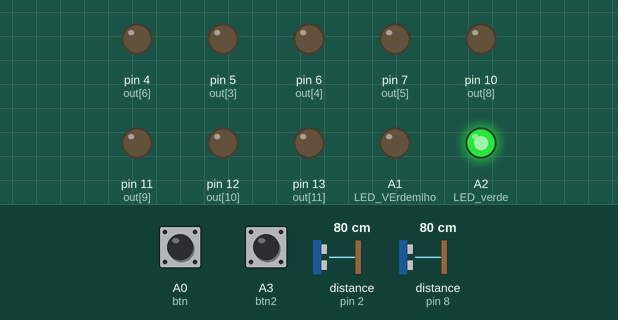
A program run on a simulated Arduino Uno, built with avr-gcc and run on an emulated ATmega328P. On the bench: output pins drawn as LEDs (lit = HIGH). Dashed ring = blinking. The test bench sets the inputs (shaded band); at power-on: A0 (btn) HIGH, distance to the obstacle (sensors on pin 2, pin 8) 80 cm, A3 (btn2) HIGH. The echo pulse lasts 58.3 µs per cm; EEPROM starts erased; pins used as bus, display or sensor lines are not drawn.

Above: at 2.7 s.
2.8 s: A0 (btn) pulled LOW for 3.2 s
At 3.3 s:
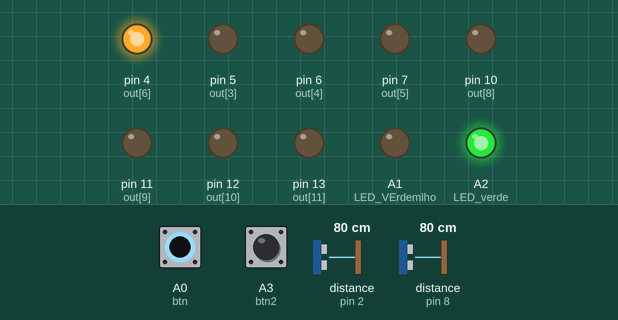
7.5 s: distance to the obstacle (sensor on pin 2) set to 2 cm
10.5 s: A3 (btn2) pulled LOW for 0.15 s
13.6 s: A0 (btn) pulled LOW for 0.15 s
At 13.8 s:
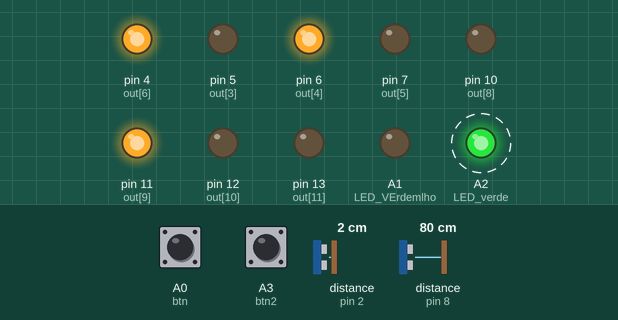
19.6 s: A0 (btn) pulsed LOW 2 times (0.12 s each, 0.3 s apart)
At 22.07 s:
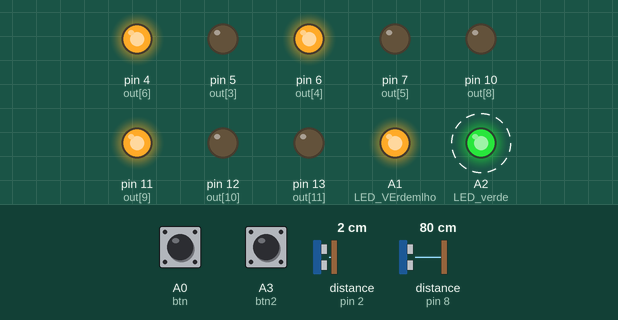
Timing chart, 0 to 23.8 s (numbered marks = the images above; inputs shaded):
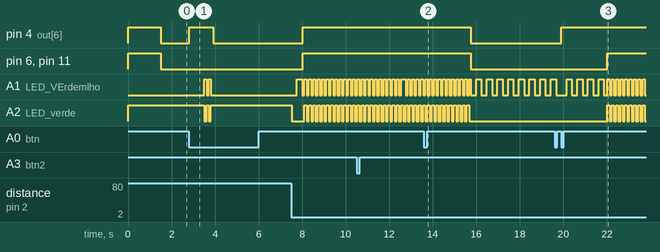

The program:

main.cpp
```cpp
#include <Arduino.h>
#include <EEPROM.h>

#define LED_verde A2
#define LED_VErdemlho A1
#define btn A0
#define btn2 A3

#define nmedia 3

int vet_media1[nmedia];
int vet_media2[nmedia];

long tempPisca, tempPisca2, temp, temp2, tempbtn, tempbtn2;
int cont = 0;
bool flag, flag2, flag3, flag4, flagbtn, flagbtn_2, flagbtn2, flagbtn2_2, flagmenu;
int nalunos;

byte in[] = {2, 8};                                                        //Pinos de entrada
byte in_pull[] = {btn, btn2};                                              //Pinos de entrada com pullup
byte out[] = {LED_verde, LED_VErdemlho, 3, 5, 6, 7, 4, 9, 10, 11, 12, 13}; //pinos de saída

int dist_1(void);
int dist_2(void);
void entrada(void);
void saida(void);
void logica(void);
void menu(void);

void num(byte n);

void setup()
{
  Serial.begin(9600);
  nalunos = EEPROM.read(0);

  for (byte i = 0; i < sizeof(in); i++)
    pinMode(in[i], INPUT);
  for (byte i = 0; i < sizeof(in_pull); i++)
    pinMode(in_pull[i], INPUT_PULLUP);
  for (byte i = 0; i < sizeof(out); i++)
    pinMode(out[i], OUTPUT);

  digitalWrite(LED_verde, HIGH);

  num(nalunos);
  delay(1500);
}

void loop()
{
  //Serial.println(dist_1());
  //Serial.println(dist_2());
  if (digitalRead(btn2)  && flagbtn2 == LOW && (millis() - tempbtn2) > 90)
  {
    tempbtn2 = millis();
    flagbtn2 = HIGH;
  }
  if (digitalRead(btn2) == LOW && flagbtn2)
  {
    flagbtn2 = LOW;
    flagbtn2_2 = LOW;
    if ((millis() - tempbtn2) < 1500 && flagmenu == LOW && cont != 0)
    {
      cont--;
      digitalWrite(LED_verde, HIGH);
      digitalWrite(LED_VErdemlho, LOW);
      flag = LOW;
      flag2 = LOW;
    }
    if (flagmenu)
    {
      if(nalunos != 0)nalunos--;
    }
  }

  if ((millis() - tempbtn2) > 2000 && flagbtn2 && flagbtn2_2 == LOW)
  {
    cont = 0;
    digitalWrite(LED_verde, HIGH);
    digitalWrite(LED_VErdemlho, LOW);
    flag = LOW;
    flag2 = LOW;
    for (byte i = 0; i < 4; i++)
    {
      digitalWrite(LED_verde, !digitalRead(LED_verde));
      digitalWrite(LED_VErdemlho, !digitalRead(LED_VErdemlho));
      delay(100);
    }
    flagbtn2_2 = HIGH;
  }
  /////////////////////////////////////////////////////////////////////////////
  if (digitalRead(btn)  && flagbtn == LOW && (millis() - tempbtn) > 90)
  {
    flagbtn = HIGH;
    tempbtn = millis();
    flagbtn_2 = LOW;
  }

  if (digitalRead(btn) == LOW && flagbtn)
  {
    flagbtn = LOW;

    if ((millis() - tempbtn) < 1500 && flagmenu == LOW )
    {
      if (cont < nalunos) cont++;
      flag = LOW;
      flag2 = LOW;
      if (cont < nalunos && flagmenu == LOW)
      {
        digitalWrite(LED_verde, HIGH);
        digitalWrite(LED_VErdemlho, LOW);
      }
    }
    if (flagmenu && flagbtn_2 == LOW && (millis() - tempbtn) < 2000)
    {
      nalunos++;
    }
  }

  if ((millis() - tempbtn) > 2000 && flagbtn && flagbtn_2 == LOW)
  {
    flagmenu = !flagmenu;
    flag = LOW;
    flag2 = LOW;
    if (cont < nalunos && flagmenu == LOW)
    {
      digitalWrite(LED_verde, HIGH);
      digitalWrite(LED_VErdemlho, LOW);
    }
    EEPROM.write(0, nalunos);
    flagbtn_2 = HIGH;
  }
  ////////////////////////////////////////////////////////////////////////////////
  if (flagmenu == LOW)
  {
    logica();
  }
  else
  {
    menu();
  }
}
////////////////////////////////////////////////////////////////////////////////
void menu(void)
{

  if ((millis() - tempPisca) > 100)
  {
    digitalWrite(LED_VErdemlho, !digitalRead(LED_VErdemlho));
    digitalWrite(LED_verde, !digitalRead(LED_verde));
    tempPisca = millis();
  }

  num(nalunos);
}
////////////////////////////////////////////////////////////////////////////////
void logica(void)
{
  num(cont);

  if (cont < nalunos)
  {
    entrada();
  }
  else if (flag2 == LOW)
  {
    digitalWrite(LED_verde, LOW);
    digitalWrite(LED_VErdemlho, HIGH);
  }

  saida();

  if (flag3 == HIGH && dist_2() > 15)
  {
    flag3 = LOW;
    Serial.println("Reset Flag 3");
    delay(1000);
  }

  if (flag4 == HIGH && dist_1() > 15)
  {
    flag4 = LOW;
    Serial.println("Reset Flag 4");
    delay(1000);
  }
}
////////////////////////////////////////////////////////////////////////////////
void entrada()
{
  if (dist_1() < 5 && flag2 == LOW && flag4 == LOW) //Verifica se o aluno entrou na sala
  {
    temp = millis();
    if (flag == LOW)
      tempPisca = millis();
    flag = HIGH;
    digitalWrite(LED_verde, LOW);
  }
  else if (dist_2() < 5 && (millis() - temp) < 10000 && flag == HIGH && flag2 == LOW) //Aguarda o aluno passar
  {                                                                                    //pelo segundo sensor para confirmar sua entrada
    cont++;
    Serial.println(cont);
    digitalWrite(LED_VErdemlho, LOW);
    if (cont != nalunos)
      digitalWrite(LED_verde, HIGH);
    flag = LOW;
    flag3 = HIGH;
  }
  else if ((millis() - temp) > 10000 && flag2 == LOW && flag) //Caso o aluno demora x segundos, para passar pelo segundo sensor, o sistema ignora
  {
    digitalWrite(LED_VErdemlho, LOW);
    digitalWrite(LED_verde, HIGH);
    flag = LOW;
    Serial.println("timeout entrada");
  }

  if (flag && (millis() - tempPisca) > 240 && flag2 == LOW)
  {
    digitalWrite(LED_VErdemlho, !digitalRead(LED_VErdemlho));
    tempPisca = millis();
  }
}
////////////////////////////////////////////////////////////////////////////////
void saida()
{
  if (dist_2() < 5 && flag == LOW && flag3 == LOW)
  {
    temp2 = millis();
    if (flag2 == LOW)
      tempPisca2 = millis();
    flag2 = HIGH;
    digitalWrite(LED_verde, LOW);
  }
  else if (dist_1() < 5 && (millis() - temp2) < 10000 && flag2 == HIGH && flag == LOW)
  {
    if (cont != 0)
      cont--;
    Serial.println(cont);
    digitalWrite(LED_VErdemlho, LOW);
    digitalWrite(LED_verde, HIGH);
    flag2 = LOW;
    flag4 = HIGH;
  }
  else if ((millis() - temp2) > 10000 && flag == LOW && flag2)
  {
    digitalWrite(LED_VErdemlho, LOW);
    digitalWrite(LED_verde, HIGH);
    flag2 = LOW;
    Serial.println("timeout saida");
  }

  if (flag2 && (millis() - tempPisca2) > 240 && flag == LOW)
  {
    digitalWrite(LED_VErdemlho, !digitalRead(LED_VErdemlho));
    tempPisca2 = millis();
  }
}
////////////////////////////////////////////////////////////////////////////////
void num(byte n)
{
  if (n < 10)
  {
    PORTD = n << 4;
    PORTB = 0 << 2;
  }
  else
  {
    String temp = String(n);
    temp = temp[0];
    PORTB = (temp.toInt()) << 2;
    temp = String(n);
    temp = temp[1];
    PORTD = (temp.toInt()) << 4;
  }
}
////////////////////////////////////////////////////////////////////////////////
int dist_1()
{
  int media = 0;
  digitalWrite(3, HIGH);
  delayMicroseconds(10);
  digitalWrite(3, LOW);
  delayMicroseconds(2);

  int val = pulseIn(2, HIGH);

  for (byte i = 0; i < nmedia - 1; i++)
    vet_media1[i] = vet_media1[i + 1];
  vet_media1[nmedia - 1] = val;
  for (byte i = 0; i < nmedia; i++)
    media += vet_media1[i];
  return (media / nmedia) / 58;
}
////////////////////////////////////////////////////////////////////////////////
int dist_2()
{
  int media = 0;
  digitalWrite(9, HIGH);
  delayMicroseconds(10);
  digitalWrite(9, LOW);
  delayMicroseconds(2);

  int val = pulseIn(8, HIGH);

  for (byte i = 0; i < nmedia - 1; i++)
    vet_media2[i] = vet_media2[i + 1];
  vet_media2[nmedia - 1] = val;
  for (byte i = 0; i < nmedia; i++)
    media += vet_media2[i];
  return (media / nmedia) / 58;
}
```

Measured:
- after the input at 2.8 s, pin 4 (out[6]): LOW → HIGH after 0.00 s instead of 1.1 s; pin 6 (out[4]), pin 11 (out[9]): stays LOW (without the input it goes to HIGH after 1.1 s); A1 (LED_VErdemlho): goes on until 3.8 s, then stays LOW; A2 (LED_verde): goes on until 3.8 s, then stays HIGH
- after the input at 13.6 s, pin 4 (out[6]), pin 6 (out[4]), pin 11 (out[9]): HIGH → LOW after 2.2 s; A2 (LED_verde): goes on until 15.7 s, then stays LOW
- after the input at 19.6 s, pin 4 (out[6]): LOW → HIGH after 0.31 s; pin 6 (out[4]), pin 11 (out[9]): LOW → HIGH after 2.4 s; A2 (LED_verde): alternates HIGH for 0.10 s and LOW for 0.10 s, starting after 2.4 s
